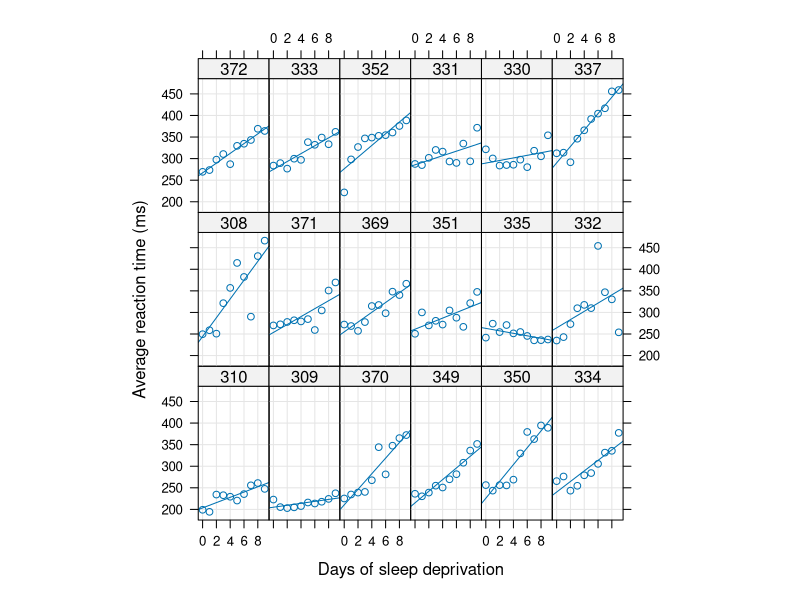
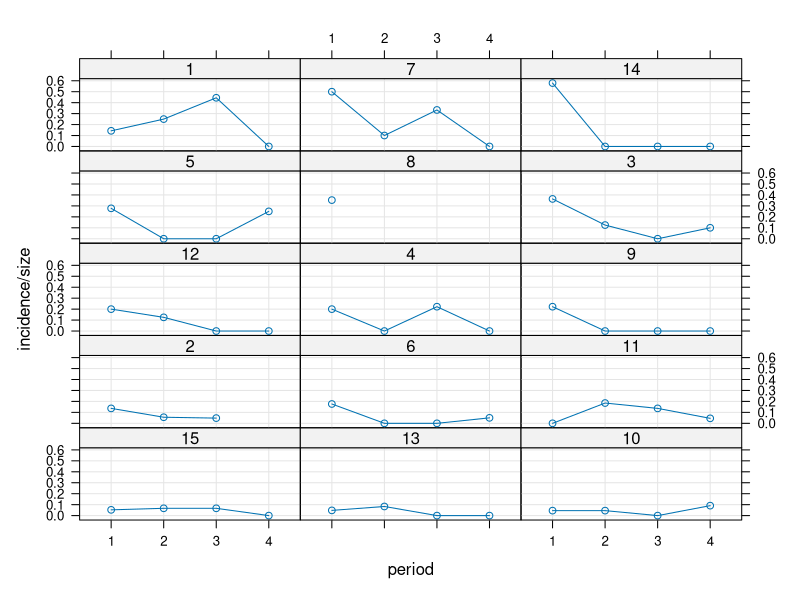
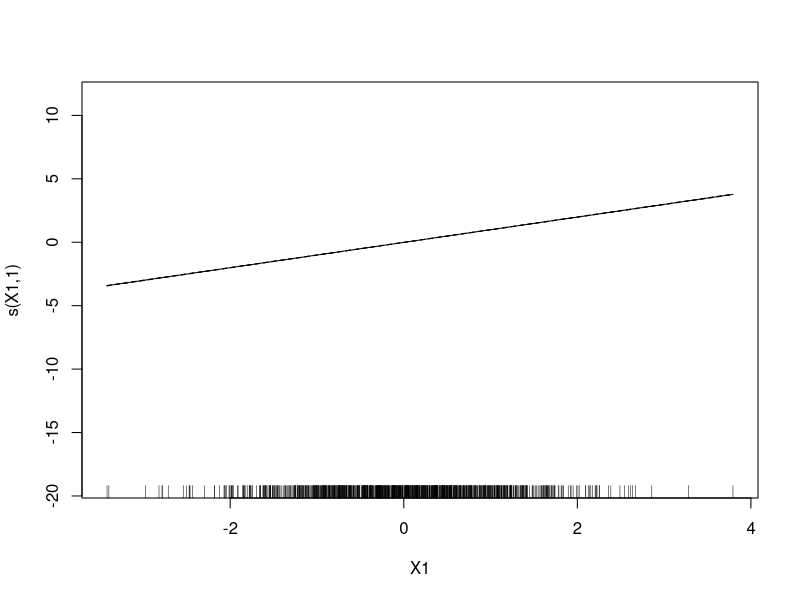
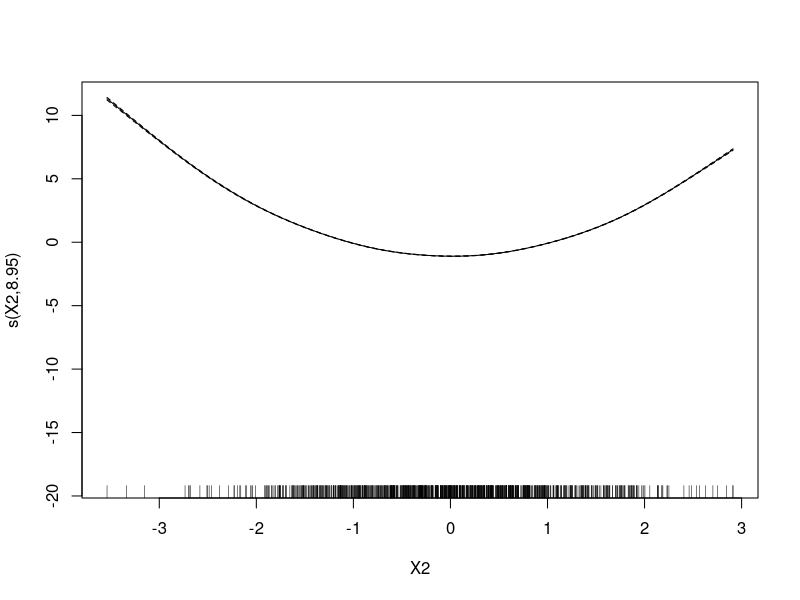
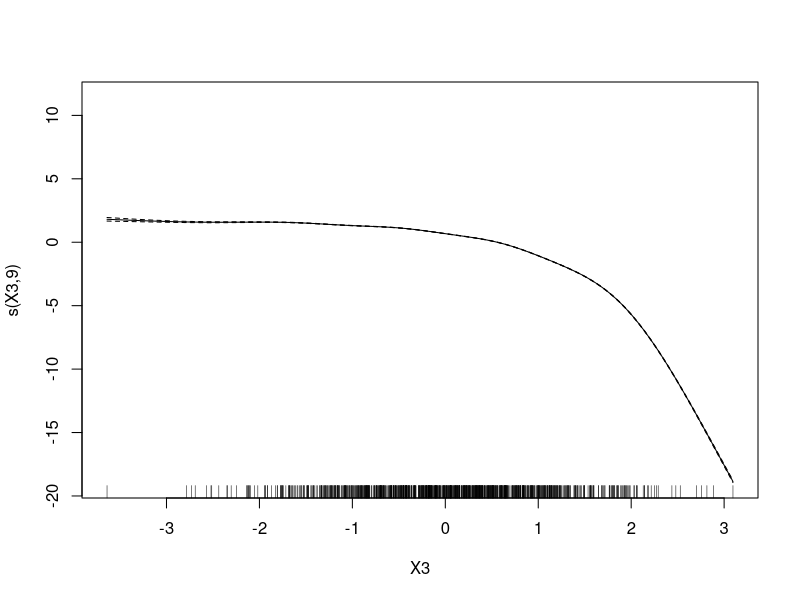
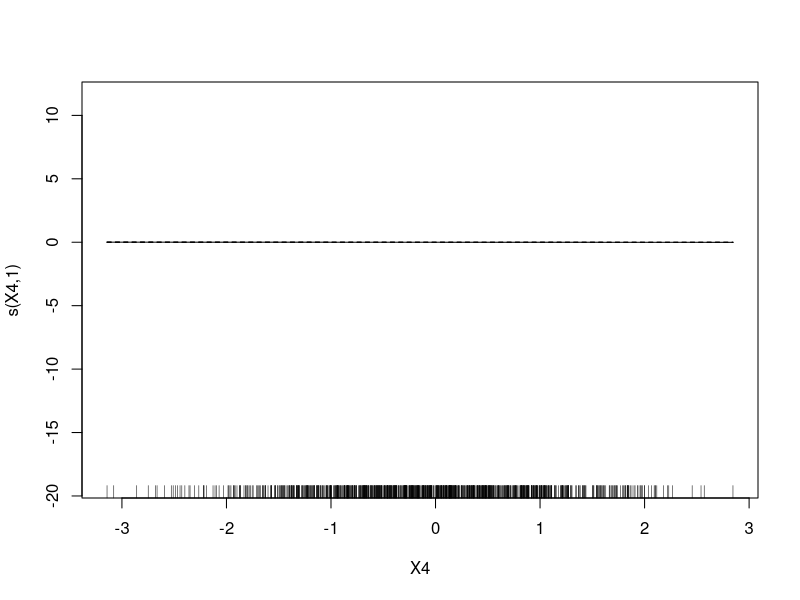

The R script that drew these images, in order:
## ---- chunk 1
knitr::opts_chunk$set(echo = TRUE)
## ---- chunk 2
library(lme4)
library(lattice)
# View(sleepstudy)
xyplot(Reaction ~ Days | Subject, sleepstudy, type = c("g","p","r"),
       index = function(x,y) coef(lm(y ~ x))[1],
       xlab = "Days of sleep deprivation",
       ylab = "Average reaction time (ms)", aspect = "xy")
fm1 <- lmer(Reaction ~ Days + (1 | Subject), sleepstudy)
summary(fm1)
fm2 <- lmer(Reaction ~ Days + (Days | Subject), sleepstudy)
summary(fm2)
## ---- chunk 3
xyplot(incidence/size ~ period|herd, cbpp, type=c('g','p','l'),
       layout=c(3,5), index.cond = function(x,y)max(y))
m1 <- glmer(cbind(incidence, size - incidence) ~ period + (1 | herd), family = binomial, data = cbpp)
## ---- chunk 4
K = 10000
# K = 1000000
rec = 0 # record whether (x,y) is in A
for (k in 1:K) {
  x = runif(1)
  y = runif(1)
  if(x ^ 2 + y ^ 2 <= 1)
    rec = rec + 1
}
rec / K * 4
## ---- chunk 5
K = 1000000
x = runif(K)
y = runif(K)
indicator = x ^ 2 + y ^ 2 <= 1
mean(indicator) * 4
## ---- chunk 6
K = 1000000
x = runif(K)
y = sqrt(1 - x ^ 2)
mean(y) * 4
## ---- chunk 7
library(glmnet)
n = 1000
p = 10
X = matrix(rnorm(n * p), nrow = n, ncol = p)
Y = X[, 1] + X[, 2] - 2 * X[, 3]
mod_lasso = cv.glmnet(X, Y)
coef(mod_lasso)
mod_lasso$cvm
# coef(mod_lasso, s = mod_lasso$lambda.min)
coef(mod_lasso, s = mod_lasso$lambda.1se)
yhat = predict(mod_lasso, newx = X, s = "lambda.min")
mean((Y - yhat) ^ 2)
## ---- chunk 8
mod_ridge = cv.glmnet(X, Y, alpha = 0)
coef(mod_ridge)
## ---- chunk 9
library(mgcv)
n = 1000
p = 4
X = matrix(rnorm(n * p), nrow = n, ncol = p)
Y = X[, 1] + X[, 2] ^ 2 - exp(X[, 3])
dat = cbind(X, Y)
dat = as.data.frame(dat)
colnames(dat) = c("X1", "X2", "X3", "X4", "Y")
mod_gam = gam(Y ~ s(X1) + s(X2) + s(X3) + s(X4), data = dat)
summary(mod_gam)
plot(mod_gam)
X = as.data.frame(X)
colnames(X) = c("X1", "X2", "X3", "X4")
yhat = predict.gam(mod_gam, newdata = X)
mean((Y - yhat) ^ 2)
